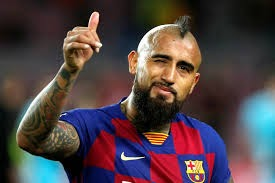
#> input picture ejemplos1/vidal1.jpeg, 275 x 183 px
$ jupyter execute --allow-errors Ejemplo_4-FFT.ipynb   (shell and % lines are left out)
#> lines starting #> are read from the running program, lines starting #| are printed output that depends on the picture
# Ejemplo 4 FFT - DFT Ejemplos

[cell 1]
# Make plots appear inline, set custom plotting style
import matplotlib.pyplot as plt
import numpy as np

# Ejemplo Básico

[cell 2]
plt.rcParams["figure.figsize"] = (20,5)
# How many time points are needed i,e., Sampling Frequency

samplingFrequency   = 100;

# At what intervals time points are sampled

samplingInterval    = 1 / samplingFrequency;

# Begin time period of the signals

beginTime           = 0;

# End time period of the signals

endTime             = 10;

# Frequency of the signals

signal1Frequency     = 4;

signal2Frequency     = 7;

# Time points

time        = np.arange(beginTime, endTime, samplingInterval);

# Create two sine waves
amplitude1 = np.sin(2*np.pi*signal1Frequency*time)
amplitude2 = np.sin(2*np.pi*signal2Frequency*time)

# Create subplot

figure, axis = plt.subplots(4, 1)
plt.subplots_adjust(hspace=2)

# Time domain representation for sine wave 1

axis[0].set_title('Sine wave with a frequency of 4 Hz')
axis[0].plot(time, amplitude1)
axis[0].set_xlabel('Time')
axis[0].set_ylabel('Amplitude')


# Time domain representation for sine wave 2

axis[1].set_title('Sine wave with a frequency of 7 Hz')
axis[1].plot(time, amplitude2)
axis[1].set_xlabel('Time')
axis[1].set_ylabel('Amplitude')

# Add the sine waves

amplitude = amplitude1 + amplitude2

# Time domain representation of the resultant sine wave

axis[2].set_title('Sine wave with multiple frequencies')
axis[2].plot(time, amplitude)
axis[2].set_xlabel('Time')
axis[2].set_ylabel('Amplitude')

# Frequency domain representation

fourierTransform = np.fft.fft(amplitude)/len(amplitude)           # Normalize amplitude
fourierTransform = fourierTransform[range(int(len(amplitude)/2))] # Exclude sampling frequency

tpCount     = len(amplitude)
values      = np.arange(int(tpCount/2))
timePeriod  = tpCount/samplingFrequency
frequencies = values/timePeriod

# Frequency domain representation

axis[3].set_title('Fourier transform depicting the frequency components')
axis[3].plot(frequencies, abs(fourierTransform))
axis[3].set_xlabel('Frequency')
axis[3].set_ylabel('Amplitude')

#> (the rest of this cell did not finish here and is left out)

# DFT

[cell 3]
plt.rcParams["figure.figsize"] = (10,5)
f = 5  # Frequency, in cycles per second, or Hertz
f_s = 100  # Sampling rate, or number of measurements per second

t = np.linspace(0, 2, 2 * f_s, endpoint=False)
x = np.sin(f * 2 * np.pi * t)

fig, ax = plt.subplots()
ax.plot(t, x)
ax.set_xlabel('Time [s]')
ax.set_ylabel('Signal amplitude');
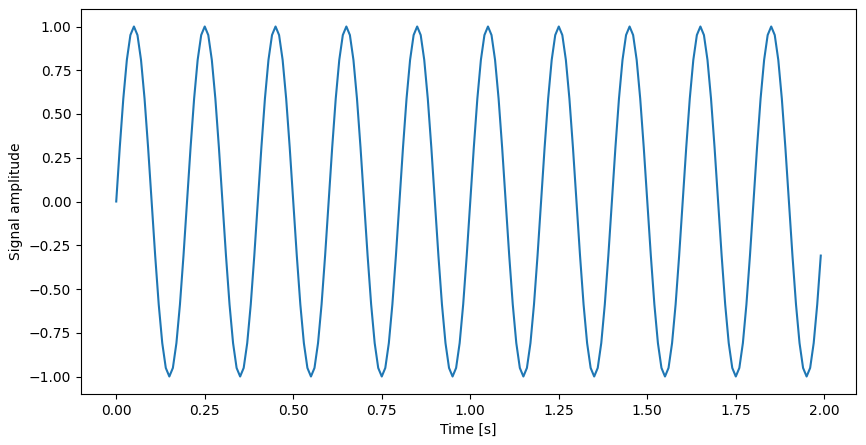
#> figure drawn by matplotlib, 1 panel; curve peaks at x = 0.05, y = 1

[cell 4]
from scipy import fftpack
plt.rcParams["figure.figsize"] = (10,2)
X = fftpack.fft(x)
freqs = fftpack.fftfreq(len(x)) * f_s

fig, ax = plt.subplots()

ax.stem(freqs, np.abs(X))
ax.set_xlabel('Frequency in Hertz [Hz]')
ax.set_ylabel('Frequency Domain (Spectrum) Magnitude')
ax.set_xlim(-f_s / 2, f_s / 2)
ax.set_ylim(-5, 110)
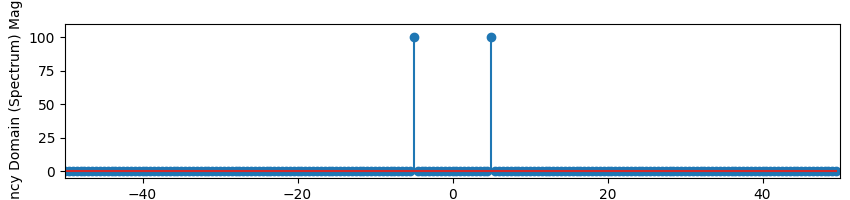
#> figure drawn by matplotlib, 1 panel

# FFT

FFT
(Fast Fourier Transform) es un eficiente algoritmo
que permite calcular la transformada de Fourier discreta
(DFT) y su inversa.

[cell 5]
import cv2
import numpy as np
from matplotlib import pyplot as plt
plt.rcParams["figure.figsize"] = (20,5)

img = cv2.imread('vidal1.jpeg',0)
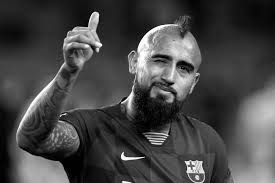
#> img: shape (183, 275); min 0, max 255, mean 70.1
f = np.fft.fft2(img)
fshift = np.fft.fftshift(f)
magnitude_spectrum = 20*np.log(np.abs(fshift))
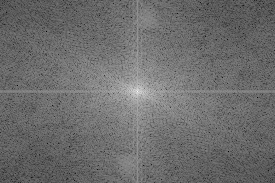
#> magnitude_spectrum: shape (183, 275) float64; min 39.03, max 301.5, mean 151.4; drawn with min black and max white

plt.subplot(121),plt.imshow(img, cmap = 'gray')
plt.title('Input Image'), plt.xticks([]), plt.yticks([])
plt.subplot(122),plt.imshow(magnitude_spectrum, cmap = 'gray')
plt.title('Magnitude Spectrum'), plt.xticks([]), plt.yticks([])
plt.show()

[cell 6]
plt.rcParams["figure.figsize"] = (20,5)

rows, cols = img.shape
#> rows = 183; cols = 275
crow,ccol = int(rows/2) , int(cols/2)
#> crow = 91; ccol = 137

# create a mask first, center square is 1, remaining all zeros
mask = np.zeros((rows,cols,2),np.uint8)
mask[crow-30:crow+30, ccol-30:ccol+30] = 1

# apply mask and inverse DFT
#> (the rest of this cell did not finish here and is left out)

# Rotar 90 grados

[cell 7]
import cv2
import numpy as np
from matplotlib import pyplot as plt
plt.rcParams["figure.figsize"] = (20,5)

img = cv2.imread('vidal1.jpeg',0)
img_ro90 = cv2.rotate(img, cv2.ROTATE_90_CLOCKWISE)
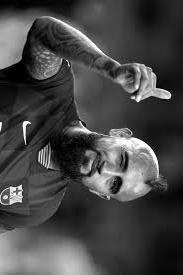
#> img_ro90: shape (275, 183); min 0, max 255, mean 70.1
f = np.fft.fft2(img_ro90)
fshift = np.fft.fftshift(f)
magnitude_spectrum = 20*np.log(np.abs(fshift))
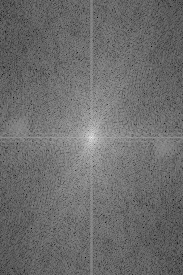
#> magnitude_spectrum: shape (275, 183) float64; min 39.03, max 301.5, mean 151.4; drawn with min black and max white


plt.subplot(121),plt.imshow(img_ro90, cmap = 'gray')
plt.title('Input Image'), plt.xticks([]), plt.yticks([])
plt.subplot(122),plt.imshow(magnitude_spectrum, cmap = 'gray')
plt.title('Magnitude Spectrum'), plt.xticks([]), plt.yticks([])
plt.show()

# Low Pass Filter(LPF)

Este filtro LPF remueve altas frecuencias

[cell 8]
import numpy as np
import cv2
from matplotlib import pyplot as plt
plt.rcParams["figure.figsize"] = (20,5)

img = cv2.imread('vidal1.jpeg',0)

img_float32 = np.float32(img)

dft = cv2.dft(img_float32, flags = cv2.DFT_COMPLEX_OUTPUT)
dft_shift = np.fft.fftshift(dft)
print(img.shape)
#| (183, 275)
rows, cols = img.shape
crow, ccol = int(rows/2) , int(cols/2)     # center

# create a mask first, center square is 1, remaining all zeros
mask = np.zeros((rows, cols, 2), np.uint8)
mask[crow-10:crow+10, ccol-10:ccol+10] = 1

# apply mask and inverse DFT
fshift = dft_shift*mask
f_ishift = np.fft.ifftshift(fshift)
img_back = cv2.idft(f_ishift)
img_back = cv2.magnitude(img_back[:,:,0],img_back[:,:,1])
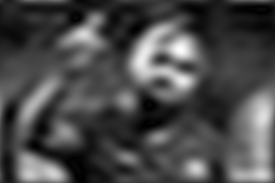
#> img_back: shape (183, 275) float32; min 15924.1, max 12004280, mean 3537276.2; drawn with min black and max white

plt.subplot(121),plt.imshow(img, cmap = 'gray')
plt.title('Input Image'), plt.xticks([]), plt.yticks([])
plt.subplot(122),plt.imshow(img_back, cmap = 'gray')
plt.title('Magnitude Spectrum'), plt.xticks([]), plt.yticks([])

plt.show()

# High Pass Filter (HPF)

Este filtro remueve las bajas frecuencias

[cell 9]
import cv2
import numpy as np
from matplotlib import pyplot as plt
plt.rcParams["figure.figsize"] = (20,5)

img = cv2.imread('vidal1.jpeg',0)

# fft to convert the image to freq domain
f = np.fft.fft2(img)

# shift the center
fshift = np.fft.fftshift(f)

rows, cols = img.shape
crow,ccol = int(rows/2) , int(cols/2)

# remove the low frequencies by masking with a rectangular window of size 60x60
# High Pass Filter (HPF)
fshift[crow-30:crow+30, ccol-30:ccol+30] = 0

# shift back (we shifted the center before)
f_ishift = np.fft.ifftshift(fshift)

# inverse fft to get the image back
img_back = np.fft.ifft2(f_ishift)

img_back = np.abs(img_back)
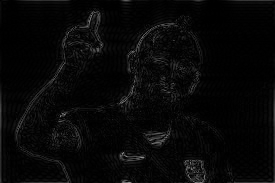
#> img_back: shape (183, 275) float64; min 0.0101, max 145.2, mean 8.1

plt.subplot(131),plt.imshow(img, cmap = 'gray')
plt.title('Input Image'), plt.xticks([]), plt.yticks([])
plt.subplot(132),plt.imshow(img_back, cmap = 'gray')
plt.title('Image after HPF'), plt.xticks([]), plt.yticks([])
plt.subplot(133),plt.imshow(img_back)
plt.title('Final Result'), plt.xticks([]), plt.yticks([])

plt.show()

Si rotamos la función f(x,y) a un ángulo determinado, la
transformada también será afectada por una rotación del mismo
ángulo. Esta propiedad también se da a la inversa, es decir, si la
transformada se rota en un determinado ángulo, la transformada
inversa también se verá rotada ese mismo ángulo.

[cell 10]
import cv2
import numpy as np
import sys
from matplotlib import pyplot as plt

# simple averaging filter without scaling parameter
mean_filter = np.ones((3,3))

# creating a guassian filter
x = cv2.getGaussianKernel(5,10)
gaussian = x*x.T

# different edge detecting filters
# scharr in x-direction
scharr = np.array([[-3, 0, 3],
                   [-10,0,10],
                   [-3, 0, 3]])
# sobel in x direction
sobel_x= np.array([[-1, 0, 1],
                   [-2, 0, 2],
                   [-1, 0, 1]])
# sobel in y direction
sobel_y= np.array([[-1,-2,-1],
                   [0, 0, 0],
                   [1, 2, 1]])
# laplacian
laplacian=np.array([[0, 1, 0],
                    [1,-4, 1],
                    [0, 1, 0]])

filters = [mean_filter, gaussian, laplacian, sobel_x, sobel_y, scharr]
filter_name = ['mean_filter', 'gaussian','laplacian', 'sobel_x', \
                'sobel_y', 'scharr_x']
fft_filters = [np.fft.fft2(x) for x in filters]
fft_shift = [np.fft.fftshift(y) for y in fft_filters]
mag_spectrum = [np.log(np.abs(z)+1) for z in fft_shift]

for i in range(6):
    plt.subplot(2,3,i+1),plt.imshow(mag_spectrum[i],cmap = 'gray')
    plt.title(filter_name[i]), plt.xticks([]), plt.yticks([])

plt.show()
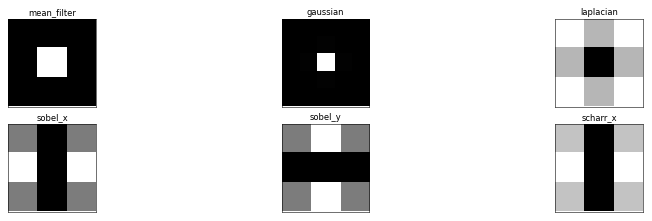
#> figure drawn by matplotlib, 6 panels
